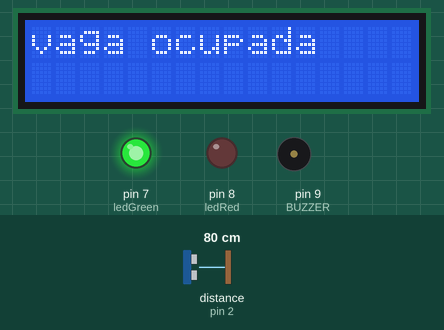
A sketch run on a simulated Arduino Uno, built with avr-gcc and run on an emulated ATmega328P. On the bench: 16×2 character LCD, output pins drawn as LEDs (lit = HIGH), buzzer (waves = sounding). Wiring (inferred from the names in the program): ultrasonic range finder: trigger pin 4; echo pin 2. Inputs (shaded band) come from the test bench; at power-on: distance to the obstacle (sensor on pin 2) 80 cm. The echo pulse lasts 58.3 µs per cm; pins used as bus, display or sensor lines are not drawn.

Above: at 1.2 s.
1.3 s: distance to the obstacle (sensor on pin 2) set to 13 cm
4.0 s: distance to the obstacle (sensor on pin 2) set to 10 cm
At 5.3 s:
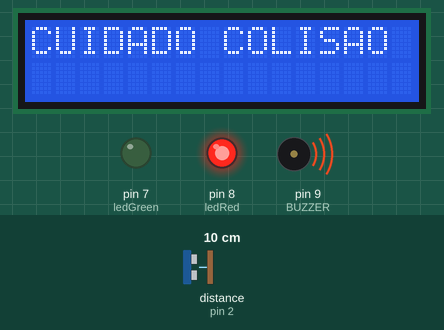
6.7 s: distance to the obstacle (sensor on pin 2) set to 250 cm
At 8.8 s:
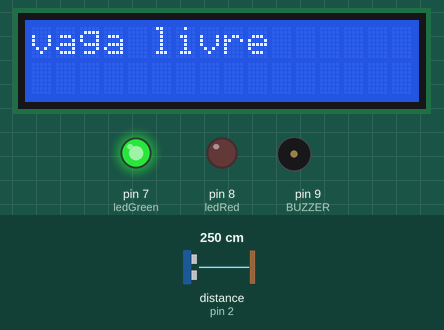
9.6 s: distance to the obstacle (sensor on pin 2) set to 2 cm
At 11.0 s:
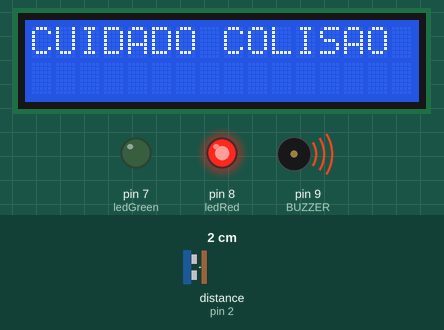
12.3 s: distance to the obstacle (sensor on pin 2) set to 18 cm
At 15.2 s:
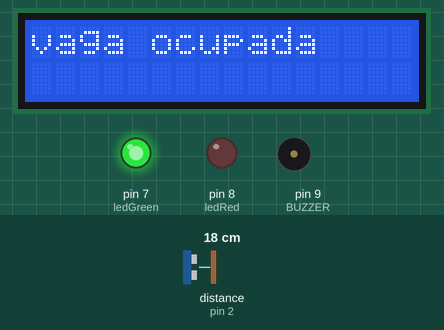
Timing chart, 0 to 16.7 s (numbered marks = the images above; inputs shaded):
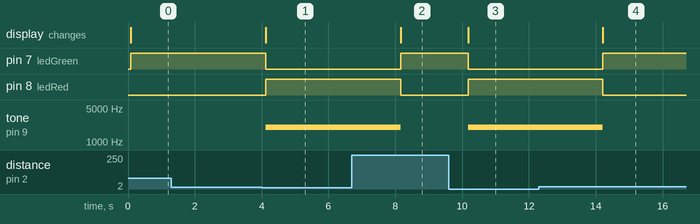

Measured:
- the behaviour switches between 12 and 11 cm on distance to the obstacle (sensor on pin 2) (found by bisection; images 0 and 1)
- after the input at 1.3 s, every drawn part: stays the same
- after the input at 4.0 s, pin 7 (ledGreen): HIGH → LOW after 0.12 s; pin 8 (ledRed): LOW → HIGH after 0.12 s; tone on pin 9 (BUZZER): silent → 2000 Hz after 0.12 s; the display: changes after 0.12 s (image 1)
- after the input at 6.7 s, pin 7 (ledGreen): LOW → HIGH after 1.5 s; pin 8 (ledRed): HIGH → LOW after 1.5 s; tone on pin 9 (BUZZER): 2000 Hz → silent after 1.5 s; the display: changes after 1.5 s (image 2)
- after the input at 9.6 s, pin 7 (ledGreen): HIGH → LOW after 0.58 s; pin 8 (ledRed): LOW → HIGH after 0.58 s; tone on pin 9 (BUZZER): silent → 2000 Hz after 0.58 s; the display: changes after 0.58 s (image 3)
- after the input at 12.3 s, pin 7 (ledGreen): LOW → HIGH after 1.9 s; pin 8 (ledRed): HIGH → LOW after 1.9 s; tone on pin 9 (BUZZER): 2000 Hz → silent after 1.9 s; the display: changes after 1.9 s (image 4)

The sketch:

stunning_waasa1.ino
```cpp
#include <Adafruit_LiquidCrystal.h>
Adafruit_LiquidCrystal display(0);

const int distancia_carro = 10;
const int distancia_maxima = 200;
const int BUZZER = 9;
const int FREQUENCIA_BASE = 2000;
const int TRIG = 4;
const int ECHO = 2;
const int ledGreen = 7;
const int ledRed = 8;
float seno;

void setup() {
  Serial.begin(9600);
  pinMode(TRIG, OUTPUT);
  pinMode(ECHO, INPUT);
  pinMode(ledGreen, OUTPUT);
  pinMode(ledRed, OUTPUT);
  pinMode(BUZZER, OUTPUT);

  display.begin(16, 2);
  display.setBacklight(1);
}

void loop() {
  int distancia = sensor_morcego(TRIG, ECHO);

  if (distancia > distancia_maxima) {
    display.clear();
    display.print("vaga livre");
    digitalWrite(ledGreen, HIGH);
    digitalWrite(ledRed, LOW);
    noTone(BUZZER);
  } else if (distancia <= distancia_carro) {
    display.clear();
    display.print("CUIDADO COLISAO");
    digitalWrite(ledGreen, LOW);
    digitalWrite(ledRed, HIGH);
    tone(BUZZER, FREQUENCIA_BASE);
  } else {
    display.clear();
    display.print("vaga ocupada");
    digitalWrite(ledGreen, HIGH);
    digitalWrite(ledRed, LOW);
    noTone(BUZZER);
  }

  delay(2000);
}

int sensor_morcego(int pinotrig, int pinoecho) {
  digitalWrite(pinotrig, LOW);
  delayMicroseconds(2);
  digitalWrite(pinotrig, HIGH);
  delayMicroseconds(10);
  digitalWrite(pinotrig, LOW);

  return pulseIn(pinoecho, HIGH) / 58;
}

void tocaBuzzer() {
  for (int x = 0; x < 180; x++) {
    seno = (sin(x * 3.1416 / 180));
    int FREQUENCIA = FREQUENCIA_BASE + int(seno * 1000);
    tone(BUZZER, FREQUENCIA);
    delay(2);
  }
}
```
